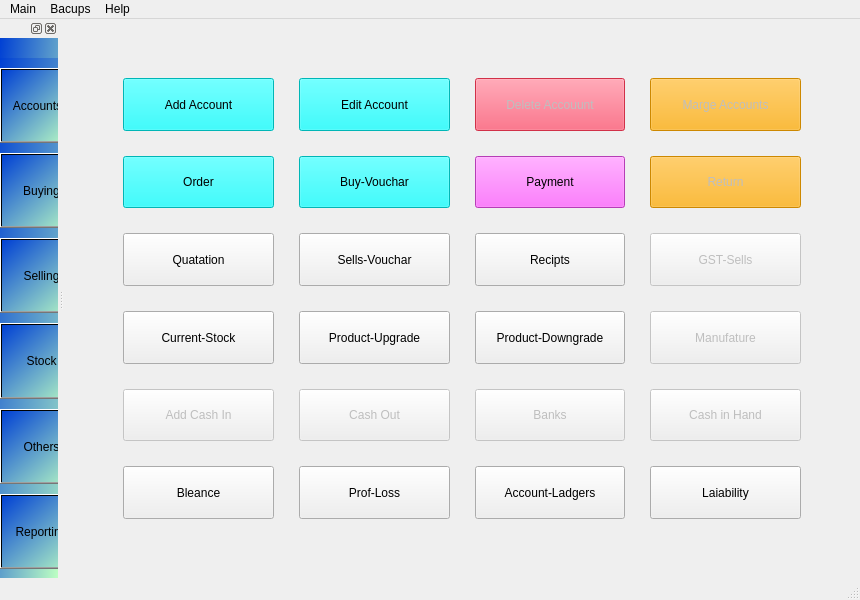
<?xml version="1.0" encoding="UTF-8"?>
<ui version="4.0">
 <class>MainWindow</class>
 <widget class="QMainWindow" name="MainWindow">
  <property name="geometry">
   <rect>
    <x>0</x>
    <y>0</y>
    <width>860</width>
    <height>600</height>
   </rect>
  </property>
  <property name="windowTitle">
   <string>MainWindow</string>
  </property>
  <widget class="QWidget" name="centralwidget">
   <layout class="QGridLayout" name="gridLayout">
    <item row="0" column="0">
     <widget class="QWidget" name="mainbar" native="true">
      <property name="sizePolicy">
       <sizepolicy hsizetype="Expanding" vsizetype="Expanding">
        <horstretch>0</horstretch>
        <verstretch>0</verstretch>
       </sizepolicy>
      </property>
      <property name="styleSheet">
       <string notr="true">QWidget#mainbar{
background-color: qlineargradient(spread:pad, x1:0.221591, y1:0.211, x2:1, y2:1, stop:0.0113636 rgba(106, 41, 0, 255), stop:0.454545 rgba(192, 0, 129, 255), stop:1 rgba(104, 192, 255, 255));
}
font: 11pt &quot;Rockwell Extra Bold&quot;;</string>
      </property>
      <layout class="QGridLayout" name="gridLayout_4">
       <property name="leftMargin">
        <number>50</number>
       </property>
       <property name="topMargin">
        <number>50</number>
       </property>
       <property name="rightMargin">
        <number>50</number>
       </property>
       <property name="bottomMargin">
        <number>50</number>
       </property>
       <property name="spacing">
        <number>25</number>
       </property>
       <item row="0" column="3">
        <widget class="QPushButton" name="bt_margeaccount">
         <property name="enabled">
          <bool>false</bool>
         </property>
         <property name="sizePolicy">
          <sizepolicy hsizetype="Expanding" vsizetype="Expanding">
           <horstretch>0</horstretch>
           <verstretch>0</verstretch>
          </sizepolicy>
         </property>
         <property name="styleSheet">
          <string notr="true">font: 75 12pt &quot;MS Shell Dlg 2&quot;;
background-color: rgb(249, 166, 0);</string>
         </property>
         <property name="text">
          <string>Marge Accounts</string>
         </property>
         <property name="icon">
          <iconset>
           <normaloff>Resorces/icon128/477.png</normaloff>Resorces/icon128/477.png</iconset>
         </property>
         <property name="iconSize">
          <size>
           <width>32</width>
           <height>32</height>
          </size>
         </property>
        </widget>
       </item>
       <item row="2" column="0">
        <widget class="QPushButton" name="bt_order">
         <property name="sizePolicy">
          <sizepolicy hsizetype="Expanding" vsizetype="Expanding">
           <horstretch>0</horstretch>
           <verstretch>0</verstretch>
          </sizepolicy>
         </property>
         <property name="styleSheet">
          <string notr="true">font: 75 12pt &quot;MS Shell Dlg 2&quot;;
background-color: rgb(0, 255, 255);
</string>
         </property>
         <property name="text">
          <string>Order</string>
         </property>
         <property name="icon">
          <iconset>
           <normaloff>Resorces/icon128/534.png</normaloff>Resorces/icon128/534.png</iconset>
         </property>
         <property name="iconSize">
          <size>
           <width>32</width>
           <height>32</height>
          </size>
         </property>
        </widget>
       </item>
       <item row="2" column="3">
        <widget class="QPushButton" name="bt_return">
         <property name="enabled">
          <bool>false</bool>
         </property>
         <property name="sizePolicy">
          <sizepolicy hsizetype="Expanding" vsizetype="Expanding">
           <horstretch>0</horstretch>
           <verstretch>0</verstretch>
          </sizepolicy>
         </property>
         <property name="styleSheet">
          <string notr="true">font: 75 12pt &quot;MS Shell Dlg 2&quot;;
background-color: rgb(249, 166, 0);</string>
         </property>
         <property name="text">
          <string>Return</string>
         </property>
         <property name="icon">
          <iconset>
           <normaloff>Resorces/icon128/943.png</normaloff>Resorces/icon128/943.png</iconset>
         </property>
         <property name="iconSize">
          <size>
           <width>32</width>
           <height>32</height>
          </size>
         </property>
        </widget>
       </item>
       <item row="6" column="3">
        <widget class="QPushButton" name="pushButton_24">
         <property name="sizePolicy">
          <sizepolicy hsizetype="Expanding" vsizetype="Expanding">
           <horstretch>0</horstretch>
           <verstretch>0</verstretch>
          </sizepolicy>
         </property>
         <property name="text">
          <string>Laiability</string>
         </property>
        </widget>
       </item>
       <item row="0" column="2">
        <widget class="QPushButton" name="bt_delaccount">
         <property name="enabled">
          <bool>false</bool>
         </property>
         <property name="sizePolicy">
          <sizepolicy hsizetype="Expanding" vsizetype="Expanding">
           <horstretch>0</horstretch>
           <verstretch>0</verstretch>
          </sizepolicy>
         </property>
         <property name="styleSheet">
          <string notr="true">font: 75 12pt &quot;MS Shell Dlg 2&quot;;
background-color: rgb(255, 58, 88);
</string>
         </property>
         <property name="text">
          <string>Delete Accouunt</string>
         </property>
         <property name="icon">
          <iconset>
           <normaloff>Resorces/icon128/399.png</normaloff>Resorces/icon128/399.png</iconset>
         </property>
         <property name="iconSize">
          <size>
           <width>32</width>
           <height>32</height>
          </size>
         </property>
        </widget>
       </item>
       <item row="5" column="1">
        <widget class="QPushButton" name="pushButton_15">
         <property name="enabled">
          <bool>false</bool>
         </property>
         <property name="sizePolicy">
          <sizepolicy hsizetype="Expanding" vsizetype="Expanding">
           <horstretch>0</horstretch>
           <verstretch>0</verstretch>
          </sizepolicy>
         </property>
         <property name="text">
          <string>Cash Out</string>
         </property>
        </widget>
       </item>
       <item row="4" column="1">
        <widget class="QPushButton" name="bt_productup">
         <property name="sizePolicy">
          <sizepolicy hsizetype="Expanding" vsizetype="Expanding">
           <horstretch>0</horstretch>
           <verstretch>0</verstretch>
          </sizepolicy>
         </property>
         <property name="text">
          <string>Product-Upgrade</string>
         </property>
        </widget>
       </item>
       <item row="3" column="2">
        <widget class="QPushButton" name="bt_recipt">
         <property name="sizePolicy">
          <sizepolicy hsizetype="Expanding" vsizetype="Expanding">
           <horstretch>0</horstretch>
           <verstretch>0</verstretch>
          </sizepolicy>
         </property>
         <property name="text">
          <string>Recipts</string>
         </property>
        </widget>
       </item>
       <item row="6" column="0">
        <widget class="QPushButton" name="pushButton_8">
         <property name="sizePolicy">
          <sizepolicy hsizetype="Expanding" vsizetype="Expanding">
           <horstretch>0</horstretch>
           <verstretch>0</verstretch>
          </sizepolicy>
         </property>
         <property name="text">
          <string>Bleance</string>
         </property>
        </widget>
       </item>
       <item row="4" column="2">
        <widget class="QPushButton" name="bt_productdw">
         <property name="sizePolicy">
          <sizepolicy hsizetype="Expanding" vsizetype="Expanding">
           <horstretch>0</horstretch>
           <verstretch>0</verstretch>
          </sizepolicy>
         </property>
         <property name="text">
          <string>Product-Downgrade</string>
         </property>
        </widget>
       </item>
       <item row="5" column="3">
        <widget class="QPushButton" name="pushButton_23">
         <property name="enabled">
          <bool>false</bool>
         </property>
         <property name="sizePolicy">
          <sizepolicy hsizetype="Expanding" vsizetype="Expanding">
           <horstretch>0</horstretch>
           <verstretch>0</verstretch>
          </sizepolicy>
         </property>
         <property name="text">
          <string>Cash in Hand</string>
         </property>
        </widget>
       </item>
       <item row="5" column="2">
        <widget class="QPushButton" name="pushButton_16">
         <property name="enabled">
          <bool>false</bool>
         </property>
         <property name="sizePolicy">
          <sizepolicy hsizetype="Expanding" vsizetype="Expanding">
           <horstretch>0</horstretch>
           <verstretch>0</verstretch>
          </sizepolicy>
         </property>
         <property name="text">
          <string>Banks</string>
         </property>
        </widget>
       </item>
       <item row="2" column="2">
        <widget class="QPushButton" name="bt_payment">
         <property name="sizePolicy">
          <sizepolicy hsizetype="Expanding" vsizetype="Expanding">
           <horstretch>0</horstretch>
           <verstretch>0</verstretch>
          </sizepolicy>
         </property>
         <property name="styleSheet">
          <string notr="true">font: 75 12pt &quot;MS Shell Dlg 2&quot;;
background-color: rgb(255, 85, 255);
border-right-color: rgb(255, 0, 255);</string>
         </property>
         <property name="text">
          <string>Payment</string>
         </property>
         <property name="icon">
          <iconset>
           <normaloff>Resorces/icon128/401.png</normaloff>Resorces/icon128/401.png</iconset>
         </property>
         <property name="iconSize">
          <size>
           <width>32</width>
           <height>32</height>
          </size>
         </property>
        </widget>
       </item>
       <item row="0" column="1">
        <widget class="QPushButton" name="bt_editaccount">
         <property name="sizePolicy">
          <sizepolicy hsizetype="Expanding" vsizetype="Expanding">
           <horstretch>0</horstretch>
           <verstretch>0</verstretch>
          </sizepolicy>
         </property>
         <property name="styleSheet">
          <string notr="true">font: 75 12pt &quot;MS Shell Dlg 2&quot;;
background-color: rgb(0, 255, 255);
border-right-color: rgb(255, 0, 255);</string>
         </property>
         <property name="text">
          <string>Edit Account</string>
         </property>
         <property name="icon">
          <iconset>
           <normaloff>Resorces/icon128/397.png</normaloff>Resorces/icon128/397.png</iconset>
         </property>
         <property name="iconSize">
          <size>
           <width>32</width>
           <height>32</height>
          </size>
         </property>
        </widget>
       </item>
       <item row="4" column="0">
        <widget class="QPushButton" name="bt_currentstock">
         <property name="sizePolicy">
          <sizepolicy hsizetype="Minimum" vsizetype="Expanding">
           <horstretch>0</horstretch>
           <verstretch>0</verstretch>
          </sizepolicy>
         </property>
         <property name="text">
          <string>Current-Stock</string>
         </property>
        </widget>
       </item>
       <item row="3" column="1">
        <widget class="QPushButton" name="bt_sellsvouchar">
         <property name="sizePolicy">
          <sizepolicy hsizetype="Expanding" vsizetype="Expanding">
           <horstretch>0</horstretch>
           <verstretch>0</verstretch>
          </sizepolicy>
         </property>
         <property name="text">
          <string>Sells-Vouchar</string>
         </property>
        </widget>
       </item>
       <item row="3" column="3">
        <widget class="QPushButton" name="bt_gstvouchar">
         <property name="enabled">
          <bool>false</bool>
         </property>
         <property name="sizePolicy">
          <sizepolicy hsizetype="Expanding" vsizetype="Expanding">
           <horstretch>0</horstretch>
           <verstretch>0</verstretch>
          </sizepolicy>
         </property>
         <property name="text">
          <string>GST-Sells</string>
         </property>
        </widget>
       </item>
       <item row="3" column="0">
        <widget class="QPushButton" name="bt_quattation">
         <property name="sizePolicy">
          <sizepolicy hsizetype="Expanding" vsizetype="Expanding">
           <horstretch>0</horstretch>
           <verstretch>0</verstretch>
          </sizepolicy>
         </property>
         <property name="text">
          <string>Quatation</string>
         </property>
        </widget>
       </item>
       <item row="6" column="2">
        <widget class="QPushButton" name="pushButton_18">
         <property name="sizePolicy">
          <sizepolicy hsizetype="Expanding" vsizetype="Expanding">
           <horstretch>0</horstretch>
           <verstretch>0</verstretch>
          </sizepolicy>
         </property>
         <property name="text">
          <string>Account-Ladgers</string>
         </property>
        </widget>
       </item>
       <item row="4" column="3">
        <widget class="QPushButton" name="bt_menufature">
         <property name="enabled">
          <bool>false</bool>
         </property>
         <property name="sizePolicy">
          <sizepolicy hsizetype="Expanding" vsizetype="Expanding">
           <horstretch>0</horstretch>
           <verstretch>0</verstretch>
          </sizepolicy>
         </property>
         <property name="text">
          <string>Manufature</string>
         </property>
        </widget>
       </item>
       <item row="2" column="1">
        <widget class="QPushButton" name="bt_buyvouchar">
         <property name="sizePolicy">
          <sizepolicy hsizetype="Expanding" vsizetype="Expanding">
           <horstretch>0</horstretch>
           <verstretch>0</verstretch>
          </sizepolicy>
         </property>
         <property name="styleSheet">
          <string notr="true">font: 75 12pt &quot;MS Shell Dlg 2&quot;;
background-color: rgb(0, 255, 255);
border-right-color: rgb(255, 0, 255);</string>
         </property>
         <property name="text">
          <string>Buy-Vouchar</string>
         </property>
         <property name="icon">
          <iconset>
           <normaloff>Resorces/icon128/448.png</normaloff>Resorces/icon128/448.png</iconset>
         </property>
         <property name="iconSize">
          <size>
           <width>32</width>
           <height>32</height>
          </size>
         </property>
        </widget>
       </item>
       <item row="5" column="0">
        <widget class="QPushButton" name="pushButton_7">
         <property name="enabled">
          <bool>false</bool>
         </property>
         <property name="sizePolicy">
          <sizepolicy hsizetype="Expanding" vsizetype="Expanding">
           <horstretch>0</horstretch>
           <verstretch>0</verstretch>
          </sizepolicy>
         </property>
         <property name="text">
          <string>Add Cash In</string>
         </property>
        </widget>
       </item>
       <item row="6" column="1">
        <widget class="QPushButton" name="pushButton_17">
         <property name="sizePolicy">
          <sizepolicy hsizetype="Expanding" vsizetype="Expanding">
           <horstretch>0</horstretch>
           <verstretch>0</verstretch>
          </sizepolicy>
         </property>
         <property name="text">
          <string>Prof-Loss</string>
         </property>
        </widget>
       </item>
       <item row="0" column="0">
        <widget class="QPushButton" name="bt_addaccount">
         <property name="sizePolicy">
          <sizepolicy hsizetype="Expanding" vsizetype="Expanding">
           <horstretch>0</horstretch>
           <verstretch>0</verstretch>
          </sizepolicy>
         </property>
         <property name="styleSheet">
          <string notr="true">font: 75 12pt &quot;MS Shell Dlg 2&quot;;
background-color: rgb(0, 255, 255);
border-right-color: rgb(255, 0, 255);</string>
         </property>
         <property name="text">
          <string>Add Account</string>
         </property>
         <property name="icon">
          <iconset>
           <normaloff>Resorces/icon128/394.png</normaloff>Resorces/icon128/394.png</iconset>
         </property>
         <property name="iconSize">
          <size>
           <width>32</width>
           <height>32</height>
          </size>
         </property>
        </widget>
       </item>
      </layout>
     </widget>
    </item>
   </layout>
  </widget>
  <widget class="QMenuBar" name="menubar">
   <property name="geometry">
    <rect>
     <x>0</x>
     <y>0</y>
     <width>860</width>
     <height>21</height>
    </rect>
   </property>
   <widget class="QMenu" name="menuMain">
    <property name="title">
     <string>Main</string>
    </property>
    <addaction name="actionSave_Exit"/>
    <addaction name="actionSave"/>
    <addaction name="actionExit_without_Save"/>
   </widget>
   <widget class="QMenu" name="menuBacups">
    <property name="title">
     <string>Bacups</string>
    </property>
   </widget>
   <widget class="QMenu" name="menuHelp">
    <property name="title">
     <string>Help</string>
    </property>
   </widget>
   <addaction name="menuMain"/>
   <addaction name="menuBacups"/>
   <addaction name="menuHelp"/>
  </widget>
  <widget class="QStatusBar" name="statusbar"/>
  <widget class="QDockWidget" name="leftbar">
   <property name="styleSheet">
    <string notr="true">
background-color: qlineargradient(spread:pad, x1:0, y1:0, x2:1, y2:1, stop:0 rgba(0, 64, 212, 255), stop:1 rgba(189, 255, 195, 255));
font: 63 italic 11pt &quot;Lucida Fax&quot;;</string>
   </property>
   <attribute name="dockWidgetArea">
    <number>1</number>
   </attribute>
   <widget class="QWidget" name="dockWidgetContents">
    <property name="sizePolicy">
     <sizepolicy hsizetype="Expanding" vsizetype="Expanding">
      <horstretch>0</horstretch>
      <verstretch>0</verstretch>
     </sizepolicy>
    </property>
    <widget class="QWidget" name="gridLayoutWidget">
     <property name="geometry">
      <rect>
       <x>0</x>
       <y>20</y>
       <width>83</width>
       <height>511</height>
      </rect>
     </property>
     <layout class="QGridLayout" name="gridLayout_2">
      <property name="sizeConstraint">
       <enum>QLayout::SetNoConstraint</enum>
      </property>
      <property name="leftMargin">
       <number>0</number>
      </property>
      <property name="topMargin">
       <number>10</number>
      </property>
      <property name="rightMargin">
       <number>0</number>
      </property>
      <property name="verticalSpacing">
       <number>10</number>
      </property>
      <item row="6" column="0">
       <widget class="QPushButton" name="bt_reporting">
        <property name="enabled">
         <bool>true</bool>
        </property>
        <property name="sizePolicy">
         <sizepolicy hsizetype="Expanding" vsizetype="Expanding">
          <horstretch>0</horstretch>
          <verstretch>0</verstretch>
         </sizepolicy>
        </property>
        <property name="text">
         <string>Reporting</string>
        </property>
       </widget>
      </item>
      <item row="3" column="0">
       <widget class="QPushButton" name="bt_stock">
        <property name="enabled">
         <bool>true</bool>
        </property>
        <property name="sizePolicy">
         <sizepolicy hsizetype="Expanding" vsizetype="Expanding">
          <horstretch>0</horstretch>
          <verstretch>0</verstretch>
         </sizepolicy>
        </property>
        <property name="text">
         <string>Stock</string>
        </property>
       </widget>
      </item>
      <item row="0" column="0">
       <widget class="QPushButton" name="bt_account">
        <property name="enabled">
         <bool>true</bool>
        </property>
        <property name="sizePolicy">
         <sizepolicy hsizetype="Expanding" vsizetype="Expanding">
          <horstretch>0</horstretch>
          <verstretch>0</verstretch>
         </sizepolicy>
        </property>
        <property name="maximumSize">
         <size>
          <width>75</width>
          <height>75</height>
         </size>
        </property>
        <property name="cursor">
         <cursorShape>PointingHandCursor</cursorShape>
        </property>
        <property name="autoFillBackground">
         <bool>false</bool>
        </property>
        <property name="styleSheet">
         <string notr="true">color: rgb(0, 0, 0);
selection-color: rgb(85, 255, 0);
selection-background-color: rgb(85, 255, 0);</string>
        </property>
        <property name="text">
         <string>Accounts</string>
        </property>
        <property name="default">
         <bool>false</bool>
        </property>
        <property name="flat">
         <bool>false</bool>
        </property>
       </widget>
      </item>
      <item row="1" column="0">
       <widget class="QPushButton" name="bt_buying">
        <property name="sizePolicy">
         <sizepolicy hsizetype="Expanding" vsizetype="Expanding">
          <horstretch>0</horstretch>
          <verstretch>0</verstretch>
         </sizepolicy>
        </property>
        <property name="text">
         <string>Buying</string>
        </property>
       </widget>
      </item>
      <item row="4" column="0">
       <widget class="QPushButton" name="bt_others">
        <property name="enabled">
         <bool>true</bool>
        </property>
        <property name="sizePolicy">
         <sizepolicy hsizetype="Expanding" vsizetype="Expanding">
          <horstretch>0</horstretch>
          <verstretch>0</verstretch>
         </sizepolicy>
        </property>
        <property name="text">
         <string>Others</string>
        </property>
       </widget>
      </item>
      <item row="2" column="0">
       <widget class="QPushButton" name="bt_selling">
        <property name="enabled">
         <bool>true</bool>
        </property>
        <property name="sizePolicy">
         <sizepolicy hsizetype="Expanding" vsizetype="Expanding">
          <horstretch>0</horstretch>
          <verstretch>0</verstretch>
         </sizepolicy>
        </property>
        <property name="text">
         <string>Selling</string>
        </property>
       </widget>
      </item>
     </layout>
    </widget>
   </widget>
  </widget>
  <action name="actionSave_Exit">
   <property name="checkable">
    <bool>true</bool>
   </property>
   <property name="text">
    <string>Save &amp; Exit</string>
   </property>
   <property name="shortcut">
    <string>Ctrl+Alt+Ś</string>
   </property>
  </action>
  <action name="actionSave">
   <property name="text">
    <string>Save</string>
   </property>
   <property name="shortcut">
    <string>Ctrl+S</string>
   </property>
  </action>
  <action name="actionExit_without_Save">
   <property name="text">
    <string>Exit without Save</string>
   </property>
  </action>
 </widget>
 <resources>
  <include location="Resorce.qrc"/>
 </resources>
 <connections/>
</ui>
